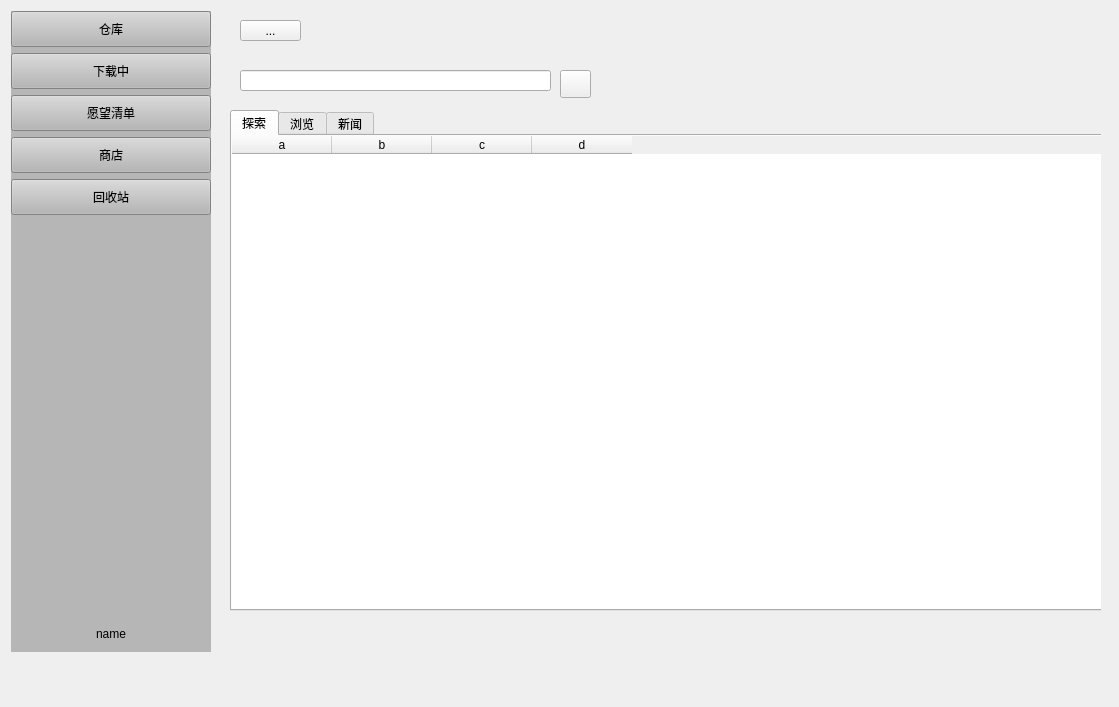
<?xml version="1.0" encoding="UTF-8"?>
<ui version="4.0">
 <class>MainWindow</class>
 <widget class="QMainWindow" name="MainWindow">
  <property name="geometry">
   <rect>
    <x>0</x>
    <y>0</y>
    <width>1119</width>
    <height>707</height>
   </rect>
  </property>
  <property name="minimumSize">
   <size>
    <width>0</width>
    <height>4</height>
   </size>
  </property>
  <property name="windowTitle">
   <string>MainWindow</string>
  </property>
  <widget class="QWidget" name="centralwidget">
   <widget class="QWidget" name="wdg_left" native="true">
    <property name="enabled">
     <bool>true</bool>
    </property>
    <property name="geometry">
     <rect>
      <x>11</x>
      <y>11</y>
      <width>200</width>
      <height>641</height>
     </rect>
    </property>
    <property name="minimumSize">
     <size>
      <width>200</width>
      <height>30</height>
     </size>
    </property>
    <property name="styleSheet">
     <string notr="true">background-color: rgb(182, 182, 182);</string>
    </property>
    <layout class="QVBoxLayout" name="verticalLayout">
     <item>
      <widget class="QPushButton" name="pb_file">
       <property name="minimumSize">
        <size>
         <width>0</width>
         <height>36</height>
        </size>
       </property>
       <property name="maximumSize">
        <size>
         <width>1000</width>
         <height>36</height>
        </size>
       </property>
       <property name="sizeIncrement">
        <size>
         <width>0</width>
         <height>40</height>
        </size>
       </property>
       <property name="text">
        <string>仓库</string>
       </property>
      </widget>
     </item>
     <item>
      <widget class="QPushButton" name="pb_tranmit">
       <property name="minimumSize">
        <size>
         <width>0</width>
         <height>36</height>
        </size>
       </property>
       <property name="maximumSize">
        <size>
         <width>16777215</width>
         <height>36</height>
        </size>
       </property>
       <property name="sizeIncrement">
        <size>
         <width>0</width>
         <height>30</height>
        </size>
       </property>
       <property name="text">
        <string>下载中</string>
       </property>
      </widget>
     </item>
     <item>
      <widget class="QPushButton" name="pb_share">
       <property name="minimumSize">
        <size>
         <width>0</width>
         <height>36</height>
        </size>
       </property>
       <property name="maximumSize">
        <size>
         <width>16777215</width>
         <height>36</height>
        </size>
       </property>
       <property name="sizeIncrement">
        <size>
         <width>0</width>
         <height>30</height>
        </size>
       </property>
       <property name="text">
        <string>愿望清单</string>
       </property>
      </widget>
     </item>
     <item>
      <widget class="QPushButton" name="pb_store">
       <property name="minimumSize">
        <size>
         <width>0</width>
         <height>36</height>
        </size>
       </property>
       <property name="maximumSize">
        <size>
         <width>16777215</width>
         <height>36</height>
        </size>
       </property>
       <property name="sizeIncrement">
        <size>
         <width>0</width>
         <height>30</height>
        </size>
       </property>
       <property name="text">
        <string>商店</string>
       </property>
      </widget>
     </item>
     <item>
      <widget class="QPushButton" name="pb_hsz">
       <property name="minimumSize">
        <size>
         <width>0</width>
         <height>36</height>
        </size>
       </property>
       <property name="maximumSize">
        <size>
         <width>16777215</width>
         <height>36</height>
        </size>
       </property>
       <property name="sizeIncrement">
        <size>
         <width>0</width>
         <height>30</height>
        </size>
       </property>
       <property name="text">
        <string>回收站</string>
       </property>
      </widget>
     </item>
     <item>
      <spacer name="verticalSpacer">
       <property name="orientation">
        <enum>Qt::Vertical</enum>
       </property>
       <property name="sizeHint" stdset="0">
        <size>
         <width>20</width>
         <height>40</height>
        </size>
       </property>
      </spacer>
     </item>
     <item>
      <widget class="QPushButton" name="pb_name">
       <property name="minimumSize">
        <size>
         <width>0</width>
         <height>36</height>
        </size>
       </property>
       <property name="maximumSize">
        <size>
         <width>16777215</width>
         <height>36</height>
        </size>
       </property>
       <property name="sizeIncrement">
        <size>
         <width>0</width>
         <height>30</height>
        </size>
       </property>
       <property name="text">
        <string>name</string>
       </property>
       <property name="icon">
        <iconset>
         <normaloff>:/C:/Users/00/Pictures/AA/txfb.jpg</normaloff>:/C:/Users/00/Pictures/AA/txfb.jpg</iconset>
       </property>
       <property name="iconSize">
        <size>
         <width>30</width>
         <height>30</height>
        </size>
       </property>
       <property name="flat">
        <bool>true</bool>
       </property>
      </widget>
     </item>
    </layout>
   </widget>
   <widget class="QWidget" name="wdg_right" native="true">
    <property name="geometry">
     <rect>
      <x>230</x>
      <y>50</y>
      <width>871</width>
      <height>561</height>
     </rect>
    </property>
    <layout class="QVBoxLayout" name="verticalLayout_2">
     <property name="leftMargin">
      <number>0</number>
     </property>
     <property name="topMargin">
      <number>0</number>
     </property>
     <property name="rightMargin">
      <number>0</number>
     </property>
     <property name="bottomMargin">
      <number>0</number>
     </property>
     <item>
      <widget class="QStackedWidget" name="sw_page">
       <property name="minimumSize">
        <size>
         <width>0</width>
         <height>0</height>
        </size>
       </property>
       <property name="currentIndex">
        <number>3</number>
       </property>
       <widget class="QWidget" name="page_file">
        <property name="minimumSize">
         <size>
          <width>0</width>
          <height>0</height>
         </size>
        </property>
        <layout class="QVBoxLayout" name="verticalLayout_3">
         <property name="leftMargin">
          <number>0</number>
         </property>
         <property name="topMargin">
          <number>0</number>
         </property>
         <property name="rightMargin">
          <number>0</number>
         </property>
         <property name="bottomMargin">
          <number>0</number>
         </property>
         <item>
          <widget class="QWidget" name="widget" native="true">
           <property name="minimumSize">
            <size>
             <width>0</width>
             <height>31</height>
            </size>
           </property>
           <property name="maximumSize">
            <size>
             <width>10000</width>
             <height>31</height>
            </size>
           </property>
           <layout class="QHBoxLayout" name="horizontalLayout_2">
            <property name="spacing">
             <number>5</number>
            </property>
            <property name="leftMargin">
             <number>0</number>
            </property>
            <property name="topMargin">
             <number>0</number>
            </property>
            <property name="rightMargin">
             <number>0</number>
            </property>
            <property name="bottomMargin">
             <number>0</number>
            </property>
            <item>
             <widget class="QPushButton" name="pb_prev">
              <property name="minimumSize">
               <size>
                <width>30</width>
                <height>30</height>
               </size>
              </property>
              <property name="maximumSize">
               <size>
                <width>30</width>
                <height>30</height>
               </size>
              </property>
              <property name="text">
               <string>&lt;</string>
              </property>
              <property name="flat">
               <bool>true</bool>
              </property>
             </widget>
            </item>
            <item>
             <widget class="QPushButton" name="pb_next">
              <property name="minimumSize">
               <size>
                <width>30</width>
                <height>30</height>
               </size>
              </property>
              <property name="maximumSize">
               <size>
                <width>30</width>
                <height>30</height>
               </size>
              </property>
              <property name="text">
               <string>&gt;</string>
              </property>
              <property name="flat">
               <bool>true</bool>
              </property>
             </widget>
            </item>
            <item>
             <widget class="QLabel" name="lb_path">
              <property name="minimumSize">
               <size>
                <width>400</width>
                <height>30</height>
               </size>
              </property>
              <property name="sizeIncrement">
               <size>
                <width>30</width>
                <height>30</height>
               </size>
              </property>
              <property name="text">
               <string>/</string>
              </property>
             </widget>
            </item>
            <item>
             <spacer name="horizontalSpacer">
              <property name="orientation">
               <enum>Qt::Horizontal</enum>
              </property>
              <property name="sizeHint" stdset="0">
               <size>
                <width>553</width>
                <height>20</height>
               </size>
              </property>
             </spacer>
            </item>
            <item>
             <widget class="QLineEdit" name="le_limit">
              <property name="text">
               <string>0</string>
              </property>
             </widget>
            </item>
            <item>
             <widget class="QLabel" name="label">
              <property name="text">
               <string>KB/S</string>
              </property>
             </widget>
            </item>
            <item>
             <widget class="QPushButton" name="pb_search">
              <property name="minimumSize">
               <size>
                <width>30</width>
                <height>30</height>
               </size>
              </property>
              <property name="maximumSize">
               <size>
                <width>30</width>
                <height>30</height>
               </size>
              </property>
              <property name="text">
               <string/>
              </property>
              <property name="icon">
               <iconset>
                <normaloff>:/images/myimages/images/search.png</normaloff>:/images/myimages/images/search.png</iconset>
              </property>
              <property name="iconSize">
               <size>
                <width>30</width>
                <height>30</height>
               </size>
              </property>
              <property name="flat">
               <bool>true</bool>
              </property>
             </widget>
            </item>
            <item>
             <widget class="QPushButton" name="pb_addfile">
              <property name="minimumSize">
               <size>
                <width>30</width>
                <height>30</height>
               </size>
              </property>
              <property name="maximumSize">
               <size>
                <width>30</width>
                <height>30</height>
               </size>
              </property>
              <property name="text">
               <string/>
              </property>
              <property name="icon">
               <iconset>
                <normaloff>:/images/myimages/images/addFile.png</normaloff>:/images/myimages/images/addFile.png</iconset>
              </property>
              <property name="iconSize">
               <size>
                <width>30</width>
                <height>30</height>
               </size>
              </property>
              <property name="flat">
               <bool>true</bool>
              </property>
             </widget>
            </item>
           </layout>
          </widget>
         </item>
         <item>
          <widget class="QWidget" name="wdg_right_bottom" native="true">
           <property name="enabled">
            <bool>true</bool>
           </property>
           <property name="minimumSize">
            <size>
             <width>0</width>
             <height>0</height>
            </size>
           </property>
           <property name="maximumSize">
            <size>
             <width>16777215</width>
             <height>16777215</height>
            </size>
           </property>
           <layout class="QVBoxLayout" name="verticalLayout_4">
            <item>
             <widget class="QTableWidget" name="table_file">
              <property name="enabled">
               <bool>true</bool>
              </property>
              <property name="minimumSize">
               <size>
                <width>0</width>
                <height>0</height>
               </size>
              </property>
              <property name="frameShape">
               <enum>QFrame::NoFrame</enum>
              </property>
              <property name="frameShadow">
               <enum>QFrame::Sunken</enum>
              </property>
              <property name="editTriggers">
               <set>QAbstractItemView::NoEditTriggers</set>
              </property>
              <property name="selectionBehavior">
               <enum>QAbstractItemView::SelectRows</enum>
              </property>
              <property name="showGrid">
               <bool>true</bool>
              </property>
              <attribute name="horizontalHeaderDefaultSectionSize">
               <number>200</number>
              </attribute>
              <attribute name="horizontalHeaderStretchLastSection">
               <bool>true</bool>
              </attribute>
              <column>
               <property name="text">
                <string>游戏名</string>
               </property>
              </column>
              <column>
               <property name="text">
                <string>上次游玩时间</string>
               </property>
              </column>
              <column>
               <property name="text">
                <string>启动</string>
               </property>
              </column>
              <column>
               <property name="text">
                <string/>
               </property>
              </column>
             </widget>
            </item>
           </layout>
          </widget>
         </item>
        </layout>
       </widget>
       <widget class="QWidget" name="page_transmit">
        <layout class="QVBoxLayout" name="verticalLayout_5">
         <item>
          <widget class="QTabWidget" name="tw_transmit">
           <property name="currentIndex">
            <number>0</number>
           </property>
           <widget class="QWidget" name="tab_upload">
            <attribute name="title">
             <string>上传中</string>
            </attribute>
            <layout class="QVBoxLayout" name="verticalLayout_6">
             <property name="spacing">
              <number>0</number>
             </property>
             <property name="leftMargin">
              <number>0</number>
             </property>
             <property name="topMargin">
              <number>0</number>
             </property>
             <property name="rightMargin">
              <number>0</number>
             </property>
             <property name="bottomMargin">
              <number>0</number>
             </property>
             <item>
              <widget class="QTableWidget" name="table_upload">
               <property name="minimumSize">
                <size>
                 <width>0</width>
                 <height>0</height>
                </size>
               </property>
               <property name="frameShape">
                <enum>QFrame::NoFrame</enum>
               </property>
               <property name="selectionBehavior">
                <enum>QAbstractItemView::SelectRows</enum>
               </property>
               <attribute name="horizontalHeaderDefaultSectionSize">
                <number>100</number>
               </attribute>
               <attribute name="horizontalHeaderStretchLastSection">
                <bool>true</bool>
               </attribute>
               <column>
                <property name="text">
                 <string>文件</string>
                </property>
               </column>
               <column>
                <property name="text">
                 <string>大小</string>
                </property>
               </column>
               <column>
                <property name="text">
                 <string>时间</string>
                </property>
               </column>
               <column>
                <property name="text">
                 <string>网速</string>
                </property>
               </column>
               <column>
                <property name="text">
                 <string>进度</string>
                </property>
               </column>
               <column>
                <property name="text">
                 <string>暂停</string>
                </property>
               </column>
               <column>
                <property name="text">
                 <string/>
                </property>
               </column>
              </widget>
             </item>
            </layout>
           </widget>
           <widget class="QWidget" name="tab_download">
            <attribute name="title">
             <string>下载中</string>
            </attribute>
            <layout class="QVBoxLayout" name="verticalLayout_7">
             <property name="spacing">
              <number>0</number>
             </property>
             <property name="leftMargin">
              <number>0</number>
             </property>
             <property name="topMargin">
              <number>0</number>
             </property>
             <property name="rightMargin">
              <number>0</number>
             </property>
             <property name="bottomMargin">
              <number>0</number>
             </property>
             <item>
              <widget class="QTableWidget" name="table_download">
               <property name="minimumSize">
                <size>
                 <width>0</width>
                 <height>0</height>
                </size>
               </property>
               <property name="editTriggers">
                <set>QAbstractItemView::NoEditTriggers</set>
               </property>
               <property name="selectionBehavior">
                <enum>QAbstractItemView::SelectRows</enum>
               </property>
               <attribute name="horizontalHeaderDefaultSectionSize">
                <number>100</number>
               </attribute>
               <attribute name="horizontalHeaderStretchLastSection">
                <bool>true</bool>
               </attribute>
               <column>
                <property name="text">
                 <string>游戏名</string>
                </property>
               </column>
               <column>
                <property name="text">
                 <string>大小</string>
                </property>
               </column>
               <column>
                <property name="text">
                 <string>时间</string>
                </property>
               </column>
               <column>
                <property name="text">
                 <string>网速</string>
                </property>
               </column>
               <column>
                <property name="text">
                 <string>进度</string>
                </property>
               </column>
               <column>
                <property name="text">
                 <string>暂停</string>
                </property>
               </column>
               <column>
                <property name="text">
                 <string/>
                </property>
               </column>
              </widget>
             </item>
            </layout>
           </widget>
           <widget class="QWidget" name="tab_complete">
            <attribute name="title">
             <string>已完成</string>
            </attribute>
            <layout class="QVBoxLayout" name="verticalLayout_8">
             <property name="spacing">
              <number>0</number>
             </property>
             <property name="leftMargin">
              <number>0</number>
             </property>
             <property name="topMargin">
              <number>0</number>
             </property>
             <property name="rightMargin">
              <number>0</number>
             </property>
             <property name="bottomMargin">
              <number>0</number>
             </property>
             <item>
              <widget class="QTableWidget" name="table_complete">
               <property name="minimumSize">
                <size>
                 <width>0</width>
                 <height>0</height>
                </size>
               </property>
               <property name="editTriggers">
                <set>QAbstractItemView::NoEditTriggers</set>
               </property>
               <property name="selectionBehavior">
                <enum>QAbstractItemView::SelectRows</enum>
               </property>
               <attribute name="horizontalHeaderDefaultSectionSize">
                <number>150</number>
               </attribute>
               <attribute name="horizontalHeaderStretchLastSection">
                <bool>true</bool>
               </attribute>
               <column>
                <property name="text">
                 <string>文件</string>
                </property>
               </column>
               <column>
                <property name="text">
                 <string>大小</string>
                </property>
               </column>
               <column>
                <property name="text">
                 <string>时间</string>
                </property>
               </column>
               <column>
                <property name="text">
                 <string>文件夹中打开</string>
                </property>
               </column>
              </widget>
             </item>
            </layout>
           </widget>
          </widget>
         </item>
        </layout>
       </widget>
       <widget class="QWidget" name="page_share">
        <layout class="QVBoxLayout" name="verticalLayout_9">
         <item>
          <widget class="QTabWidget" name="tw_share">
           <property name="currentIndex">
            <number>0</number>
           </property>
           <widget class="QWidget" name="tab_myshare">
            <attribute name="title">
             <string>愿望清单</string>
            </attribute>
            <layout class="QVBoxLayout" name="verticalLayout_10">
             <property name="leftMargin">
              <number>0</number>
             </property>
             <property name="topMargin">
              <number>0</number>
             </property>
             <property name="rightMargin">
              <number>0</number>
             </property>
             <property name="bottomMargin">
              <number>0</number>
             </property>
             <item>
              <widget class="QTableWidget" name="table_share">
               <property name="minimumSize">
                <size>
                 <width>0</width>
                 <height>0</height>
                </size>
               </property>
               <property name="frameShape">
                <enum>QFrame::NoFrame</enum>
               </property>
               <property name="editTriggers">
                <set>QAbstractItemView::DoubleClicked</set>
               </property>
               <property name="selectionBehavior">
                <enum>QAbstractItemView::SelectRows</enum>
               </property>
               <property name="textElideMode">
                <enum>Qt::ElideLeft</enum>
               </property>
               <attribute name="horizontalHeaderDefaultSectionSize">
                <number>150</number>
               </attribute>
               <attribute name="horizontalHeaderStretchLastSection">
                <bool>true</bool>
               </attribute>
               <column>
                <property name="text">
                 <string>游戏名</string>
                </property>
               </column>
               <column>
                <property name="text">
                 <string>大小</string>
                </property>
               </column>
               <column>
                <property name="text">
                 <string>愿望寄语</string>
                </property>
               </column>
               <column>
                <property name="text">
                 <string>分享码</string>
                </property>
               </column>
               <column>
                <property name="text">
                 <string/>
                </property>
               </column>
              </widget>
             </item>
            </layout>
           </widget>
          </widget>
         </item>
        </layout>
       </widget>
       <widget class="QWidget" name="page_story">
        <widget class="QTabWidget" name="tabWidget">
         <property name="geometry">
          <rect>
           <x>0</x>
           <y>60</y>
           <width>881</width>
           <height>501</height>
          </rect>
         </property>
         <property name="currentIndex">
          <number>0</number>
         </property>
         <widget class="QWidget" name="tab">
          <attribute name="title">
           <string>探索</string>
          </attribute>
          <widget class="QTableWidget" name="table_explore">
           <property name="geometry">
            <rect>
             <x>0</x>
             <y>0</y>
             <width>871</width>
             <height>481</height>
            </rect>
           </property>
           <property name="frameShape">
            <enum>QFrame::NoFrame</enum>
           </property>
           <column>
            <property name="text">
             <string>a</string>
            </property>
            <property name="background">
             <color>
              <red>0</red>
              <green>0</green>
              <blue>0</blue>
             </color>
            </property>
           </column>
           <column>
            <property name="text">
             <string>b</string>
            </property>
           </column>
           <column>
            <property name="text">
             <string>c</string>
            </property>
           </column>
           <column>
            <property name="text">
             <string>d</string>
            </property>
           </column>
          </widget>
         </widget>
         <widget class="QWidget" name="tab_2">
          <attribute name="title">
           <string>浏览</string>
          </attribute>
         </widget>
         <widget class="QWidget" name="tab_3">
          <attribute name="title">
           <string>新闻</string>
          </attribute>
         </widget>
        </widget>
        <widget class="QLineEdit" name="lineEdit">
         <property name="geometry">
          <rect>
           <x>10</x>
           <y>20</y>
           <width>311</width>
           <height>21</height>
          </rect>
         </property>
        </widget>
        <widget class="QPushButton" name="pushButton">
         <property name="geometry">
          <rect>
           <x>330</x>
           <y>20</y>
           <width>31</width>
           <height>28</height>
          </rect>
         </property>
         <property name="text">
          <string/>
         </property>
         <property name="icon">
          <iconset>
           <normaloff>:/images/myimages/images/search.png</normaloff>:/images/myimages/images/search.png</iconset>
         </property>
        </widget>
       </widget>
       <widget class="QWidget" name="page_rubsh">
        <widget class="QTabWidget" name="tab_6">
         <property name="geometry">
          <rect>
           <x>40</x>
           <y>0</y>
           <width>831</width>
           <height>521</height>
          </rect>
         </property>
         <property name="currentIndex">
          <number>1</number>
         </property>
         <widget class="QWidget" name="tab_4">
          <attribute name="title">
           <string>已卸载</string>
          </attribute>
         </widget>
         <widget class="QWidget" name="tab_5">
          <attribute name="title">
           <string>Tab 2</string>
          </attribute>
         </widget>
        </widget>
       </widget>
      </widget>
     </item>
    </layout>
   </widget>
   <widget class="QToolButton" name="toolButton">
    <property name="geometry">
     <rect>
      <x>240</x>
      <y>20</y>
      <width>61</width>
      <height>21</height>
     </rect>
    </property>
    <property name="text">
     <string>...</string>
    </property>
   </widget>
  </widget>
 </widget>
 <resources/>
 <connections/>
</ui>
